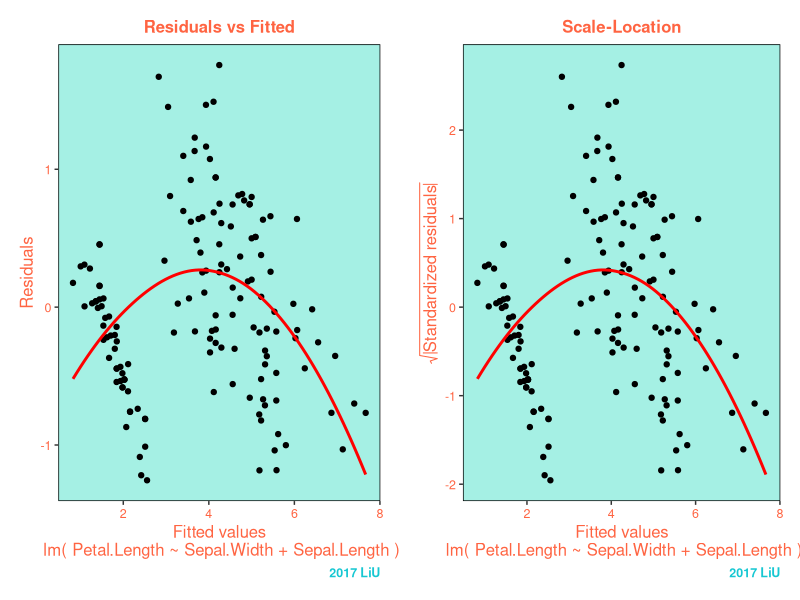

Here is the R script that generated this plot:
## ----setup, include = FALSE----------------------------------------------
knitr::opts_chunk$set(
  collapse = TRUE,
  comment = "#>"
)

## ---- echo=FALSE, eval=TRUE----------------------------------------------
linreg <- setRefClass("linreg", 
  fields = list(formula="formula",
                data="data.frame",
                reg_coe="matrix",
                fit_val="matrix",
                residu="matrix",
                dof="numeric",
                res_var="matrix",
                var_reg_coe="numeric",
                t_val="matrix",
                data_name="character"),
  
  methods = list(
    initialize = function(formula, data){
      
      formula <<- formula
      data <<- data
      
      data_name <<- deparse(substitute(data))
      
      #getting y variable from the formula
      get_y <- all.vars(formula)[1]
      
      #defining X and y
      y <- data[[get_y]]
      X <- model.matrix(formula, data)
      
      reg_coe <<- solve((t(X)%*%X))%*%t(X)%*%y
      fit_val <<- X%*%reg_coe
      residu <<- y-fit_val
      
      dof <<- length(y) - length(all.vars(formula))
      res_var <<- (t(residu)%*%residu)/dof
      var_reg_coe <<- diag(as.numeric(res_var)*solve(t(X)%*%X))
      t_val <<- reg_coe/sqrt(var_reg_coe)
       
    },
  
    print = function(){
      "Print out the coefficients and coefficient names"
      
      cat("Call: \n ")
      cat(paste0("linreg(formula = ",format(formula),", data = ",data_name,")\n\n"))
      cat("Coefficients: \n")
      cat(" ",row.names(reg_coe), "\n    ", sep = "  ")
      cat(t(reg_coe), sep="    ")
     
    }
  )
  )
linreg_mod <- linreg$new(Petal.Length~Sepal.Width+Sepal.Length, data=iris)
linreg_mod$print()

## ---- echo=FALSE, eval=TRUE, fig.width=7---------------------------------
linreg <- setRefClass("linreg", 
  fields = list(formula="formula",
                data="data.frame",
                reg_coe="matrix",
                fit_val="matrix",
                residu="matrix",
                dof="numeric",
                res_var="matrix",
                var_reg_coe="numeric",
                t_val="matrix",
                data_name="character"),
  
  methods = list(
    initialize = function(formula, data){
      
      formula <<- formula
      data <<- data
      
      data_name <<- deparse(substitute(data))
      
      #getting y variable from the formula
      get_y <- all.vars(formula)[1]
      
      #defining X and y
      y <- data[[get_y]]
      X <- model.matrix(formula, data)
      
      reg_coe <<- solve((t(X)%*%X))%*%t(X)%*%y
      fit_val <<- X%*%reg_coe
      residu <<- y-fit_val
      
      dof <<- length(y) - length(all.vars(formula))
      res_var <<- (t(residu)%*%residu)/dof
      var_reg_coe <<- diag(as.numeric(res_var)*solve(t(X)%*%X))
      t_val <<- reg_coe/sqrt(var_reg_coe)
       
    },
  
    plot = function(){
      "Plotting Residuals vs Fitted graph & Scale-Location graph"
      
      library(ggplot2)
      library(gridExtra)
      
      liu_theme <- 
        theme(
          #margin setting
          plot.margin = unit(c(0.5,0.5,0.5,0.5), "cm"),
          
          #color codes from: https://html-color.codes/hex
          
          #background color Liu-base color 9
          panel.background = element_rect(fill="#a5f0e4"),
          
          #delete grid lines
          panel.grid.major.y = element_blank(),
          panel.grid.minor.y = element_blank(),
          panel.grid.major.x = element_blank(),
          panel.grid.minor.x = element_blank(),
          
          #text color of title and axis Liu-accent color 1
          plot.title = element_text(color="#ff6442", face = "bold", size="12"),
          axis.title.x = element_text(color="#ff6442", size="12"),
          axis.title.y = element_text(color="#ff6442", size="12"),
          axis.text.x = element_text(color="#ff6442", size="9"),
          axis.text.y = element_text(color="#ff6442", size="9"),
          
          #border setting
          panel.border = element_rect(fill = NA),
          
          #caption color Liu_base color 2
          plot.caption = element_text(color="#17c7d2", face="bold", size="9")
        ) 
      
      #plot1
      plot1 <- ggplot(data.frame(fit_val,residu),aes(y=residu,x=fit_val)) + geom_point() + #graph + scatter plot
        xlab(paste("Fitted values\n", "lm(",format(formula),")")) + 
        ylab("Residuals")+ ggtitle("Residuals vs Fitted") + 
        geom_smooth(span = 2,colour="red",method="loess",se=FALSE) + labs(caption="2017 LiU") +
        theme(plot.title = element_text(hjust = 0.5)) + #Title center alignment
        liu_theme #Theme added
        
      #plot2
      std_res <- residu/sd(residu)
      plot2 <- ggplot(data.frame(fit_val,std_res),aes(y=std_res,x=fit_val)) + geom_point() + #graph + scatter plot
        xlab(paste("Fitted values\n", "lm(",format(formula),")")) +
        ylab(expression(sqrt(abs("Standardized residuals")))) + ggtitle("Scale-Location") +
        geom_smooth(span = 2,colour="red",method="loess",se=FALSE) + labs(caption="2017 LiU") +
        theme(plot.title = element_text(hjust = 0.5)) + #Title center alignment
        liu_theme #Theme added
        
      grid.arrange(plot1, plot2, ncol=2)
    }
  )
  )
linreg_mod <- linreg$new(Petal.Length~Sepal.Width+Sepal.Length, data=iris)
linreg_mod$plot()

## ---- echo=FALSE, eval=TRUE----------------------------------------------
linreg <- setRefClass("linreg", 
  fields = list(formula="formula",
                data="data.frame",
                reg_coe="matrix",
                fit_val="matrix",
                residu="matrix",
                dof="numeric",
                res_var="matrix",
                var_reg_coe="numeric",
                t_val="matrix",
                data_name="character"),
  
  methods = list(
    initialize = function(formula, data){
      
      formula <<- formula
      data <<- data
      
      data_name <<- deparse(substitute(data))
      
      #getting y variable from the formula
      get_y <- all.vars(formula)[1]
      
      #defining X and y
      y <- data[[get_y]]
      X <- model.matrix(formula, data)
      
      reg_coe <<- solve((t(X)%*%X))%*%t(X)%*%y
      fit_val <<- X%*%reg_coe
      residu <<- y-fit_val
      
      dof <<- length(y) - length(all.vars(formula))
      res_var <<- (t(residu)%*%residu)/dof
      var_reg_coe <<- diag(as.numeric(res_var)*solve(t(X)%*%X))
      t_val <<- reg_coe/sqrt(var_reg_coe)
       
    },
  
    summary = function(){
      "Simplified summary of the linear model"
      
      #p_value calculation
      p_val <- 2*pt(abs(t_val),dof,lower.tail = FALSE)
      
      #organizing table
      reg_coe_edit <- matrix(NA, nrow=3, ncol=4)
      reg_coe <<- cbind(reg_coe, reg_coe_edit)
      reg_coe[,2] <<- sqrt(var_reg_coe)
      reg_coe[,3] <<- t_val
      reg_coe[,4] <<- p_val
      reg_coe[,5] <<- "***"

      cat("          ", c("Estimate", "Std. Error", "t value", "Pr(>|t|)", ""), "\n", sep = "        ")
      for(i in 1:length(all.vars(formula))){
      cat(row.names(reg_coe)[i], reg_coe[i,], "\n", sep = " ")
      }

      cat("\nResidual standard error:",format(sd(residu)), "on 147 degrees of freedom\n\n")
      }
  )
  )
linreg_mod <- linreg$new(Petal.Length~Sepal.Width+Sepal.Length, data=iris)
linreg_mod$summary()

